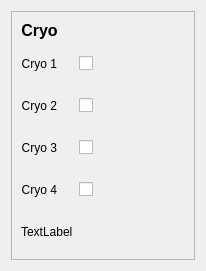
      <widget class="QWidget" name="tab_2">
       <property name="sizePolicy">
        <sizepolicy hsizetype="Maximum" vsizetype="Preferred">
         <horstretch>0</horstretch>
         <verstretch>0</verstretch>
        </sizepolicy>
       </property>
       <attribute name="title">
        <string>Vacuum</string>
       </attribute>
       <layout class="QVBoxLayout" name="verticalLayout_3">
        <item>
         <widget class="QFrame" name="frame_2">
          <property name="sizePolicy">
           <sizepolicy hsizetype="Maximum" vsizetype="Preferred">
            <horstretch>0</horstretch>
            <verstretch>0</verstretch>
           </sizepolicy>
          </property>
          <property name="frameShape">
           <enum>QFrame::StyledPanel</enum>
          </property>
          <property name="frameShadow">
           <enum>QFrame::Raised</enum>
          </property>
          <layout class="QGridLayout" name="gridLayout">
           <property name="sizeConstraint">
            <enum>QLayout::SetMinimumSize</enum>
           </property>
           <item row="1" column="0">
            <widget class="QLabel" name="label_17">
             <property name="sizePolicy">
              <sizepolicy hsizetype="Maximum" vsizetype="Preferred">
               <horstretch>0</horstretch>
               <verstretch>0</verstretch>
              </sizepolicy>
             </property>
             <property name="text">
              <string>Cryo 1</string>
             </property>
             <property name="alignment">
              <set>Qt::AlignRight|Qt::AlignTrailing|Qt::AlignVCenter</set>
             </property>
            </widget>
           </item>
           <item row="2" column="0">
            <widget class="QLabel" name="label_30">
             <property name="sizePolicy">
              <sizepolicy hsizetype="Maximum" vsizetype="Preferred">
               <horstretch>0</horstretch>
               <verstretch>0</verstretch>
              </sizepolicy>
             </property>
             <property name="text">
              <string>Cryo 2</string>
             </property>
             <property name="alignment">
              <set>Qt::AlignRight|Qt::AlignTrailing|Qt::AlignVCenter</set>
             </property>
            </widget>
           </item>
           <item row="5" column="0">
            <widget class="QLabel" name="label_39">
             <property name="sizePolicy">
              <sizepolicy hsizetype="Maximum" vsizetype="Preferred">
               <horstretch>0</horstretch>
               <verstretch>0</verstretch>
              </sizepolicy>
             </property>
             <property name="text">
              <string>TextLabel</string>
             </property>
            </widget>
           </item>
           <item row="4" column="0">
            <widget class="QLabel" name="label_38">
             <property name="sizePolicy">
              <sizepolicy hsizetype="Maximum" vsizetype="Preferred">
               <horstretch>0</horstretch>
               <verstretch>0</verstretch>
              </sizepolicy>
             </property>
             <property name="text">
              <string>Cryo 4</string>
             </property>
             <property name="alignment">
              <set>Qt::AlignRight|Qt::AlignTrailing|Qt::AlignVCenter</set>
             </property>
            </widget>
           </item>
           <item row="2" column="1">
            <widget class="QCheckBox" name="checkBox_12">
             <property name="sizePolicy">
              <sizepolicy hsizetype="Maximum" vsizetype="Fixed">
               <horstretch>0</horstretch>
               <verstretch>0</verstretch>
              </sizepolicy>
             </property>
             <property name="text">
              <string/>
             </property>
            </widget>
           </item>
           <item row="3" column="0">
            <widget class="QLabel" name="label_37">
             <property name="sizePolicy">
              <sizepolicy hsizetype="Maximum" vsizetype="Preferred">
               <horstretch>0</horstretch>
               <verstretch>0</verstretch>
              </sizepolicy>
             </property>
             <property name="text">
              <string>Cryo 3</string>
             </property>
             <property name="alignment">
              <set>Qt::AlignRight|Qt::AlignTrailing|Qt::AlignVCenter</set>
             </property>
            </widget>
           </item>
           <item row="3" column="1">
            <widget class="QCheckBox" name="checkBox_13">
             <property name="sizePolicy">
              <sizepolicy hsizetype="Maximum" vsizetype="Fixed">
               <horstretch>0</horstretch>
               <verstretch>0</verstretch>
              </sizepolicy>
             </property>
             <property name="text">
              <string/>
             </property>
            </widget>
           </item>
           <item row="4" column="1">
            <widget class="QCheckBox" name="checkBox_14">
             <property name="sizePolicy">
              <sizepolicy hsizetype="Maximum" vsizetype="Fixed">
               <horstretch>0</horstretch>
               <verstretch>0</verstretch>
              </sizepolicy>
             </property>
             <property name="text">
              <string/>
             </property>
            </widget>
           </item>
           <item row="1" column="1">
            <widget class="QCheckBox" name="checkBox_11">
             <property name="sizePolicy">
              <sizepolicy hsizetype="Maximum" vsizetype="Fixed">
               <horstretch>0</horstretch>
               <verstretch>0</verstretch>
              </sizepolicy>
             </property>
             <property name="text">
              <string/>
             </property>
            </widget>
           </item>
           <item row="4" column="2">
            <widget class="QPushButton" name="pushButton_42">
             <property name="enabled">
              <bool>true</bool>
             </property>
             <property name="sizePolicy">
              <sizepolicy hsizetype="Maximum" vsizetype="Fixed">
               <horstretch>0</horstretch>
               <verstretch>0</verstretch>
              </sizepolicy>
             </property>
             <property name="minimumSize">
              <size>
               <width>40</width>
               <height>36</height>
              </size>
             </property>
             <property name="maximumSize">
              <size>
               <width>40</width>
               <height>36</height>
              </size>
             </property>
             <property name="baseSize">
              <size>
               <width>40</width>
               <height>36</height>
              </size>
             </property>
             <property name="font">
              <font>
               <pointsize>14</pointsize>
               <weight>50</weight>
               <bold>false</bold>
              </font>
             </property>
             <property name="styleSheet">
              <string notr="true">QPushButton {
    border-style: outset;
}
</string>
             </property>
             <property name="text">
              <string notr="true"/>
             </property>
             <property name="icon">
              <iconset>
               <normaloff>leds/images48/ledred.png</normaloff>
               <normalon>leds/images48/ledgreen.png</normalon>leds/images48/ledred.png</iconset>
             </property>
             <property name="iconSize">
              <size>
               <width>36</width>
               <height>36</height>
              </size>
             </property>
             <property name="checkable">
              <bool>true</bool>
             </property>
             <property name="checked">
              <bool>true</bool>
             </property>
             <property name="autoDefault">
              <bool>false</bool>
             </property>
             <property name="default">
              <bool>false</bool>
             </property>
             <property name="flat">
              <bool>true</bool>
             </property>
            </widget>
           </item>
           <item row="3" column="2">
            <widget class="QPushButton" name="pushButton_40">
             <property name="enabled">
              <bool>true</bool>
             </property>
             <property name="sizePolicy">
              <sizepolicy hsizetype="Maximum" vsizetype="Fixed">
               <horstretch>0</horstretch>
               <verstretch>0</verstretch>
              </sizepolicy>
             </property>
             <property name="minimumSize">
              <size>
               <width>40</width>
               <height>36</height>
              </size>
             </property>
             <property name="maximumSize">
              <size>
               <width>40</width>
               <height>36</height>
              </size>
             </property>
             <property name="baseSize">
              <size>
               <width>40</width>
               <height>36</height>
              </size>
             </property>
             <property name="font">
              <font>
               <pointsize>14</pointsize>
               <weight>50</weight>
               <bold>false</bold>
              </font>
             </property>
             <property name="styleSheet">
              <string notr="true">QPushButton {
    border-style: outset;
}
</string>
             </property>
             <property name="text">
              <string notr="true"/>
             </property>
             <property name="icon">
              <iconset>
               <normaloff>leds/images48/ledred.png</normaloff>
               <normalon>leds/images48/ledgreen.png</normalon>leds/images48/ledred.png</iconset>
             </property>
             <property name="iconSize">
              <size>
               <width>36</width>
               <height>36</height>
              </size>
             </property>
             <property name="checkable">
              <bool>true</bool>
             </property>
             <property name="checked">
              <bool>true</bool>
             </property>
             <property name="autoDefault">
              <bool>false</bool>
             </property>
             <property name="default">
              <bool>false</bool>
             </property>
             <property name="flat">
              <bool>true</bool>
             </property>
            </widget>
           </item>
           <item row="2" column="2">
            <widget class="QPushButton" name="pushButton_39">
             <property name="enabled">
              <bool>true</bool>
             </property>
             <property name="sizePolicy">
              <sizepolicy hsizetype="Maximum" vsizetype="Fixed">
               <horstretch>0</horstretch>
               <verstretch>0</verstretch>
              </sizepolicy>
             </property>
             <property name="minimumSize">
              <size>
               <width>40</width>
               <height>36</height>
              </size>
             </property>
             <property name="maximumSize">
              <size>
               <width>40</width>
               <height>36</height>
              </size>
             </property>
             <property name="baseSize">
              <size>
               <width>40</width>
               <height>36</height>
              </size>
             </property>
             <property name="font">
              <font>
               <pointsize>14</pointsize>
               <weight>50</weight>
               <bold>false</bold>
              </font>
             </property>
             <property name="styleSheet">
              <string notr="true">QPushButton {
    border-style: outset;
}
</string>
             </property>
             <property name="text">
              <string notr="true"/>
             </property>
             <property name="icon">
              <iconset>
               <normaloff>leds/images48/ledred.png</normaloff>
               <normalon>leds/images48/ledgreen.png</normalon>leds/images48/ledred.png</iconset>
             </property>
             <property name="iconSize">
              <size>
               <width>36</width>
               <height>36</height>
              </size>
             </property>
             <property name="checkable">
              <bool>true</bool>
             </property>
             <property name="checked">
              <bool>true</bool>
             </property>
             <property name="autoDefault">
              <bool>false</bool>
             </property>
             <property name="default">
              <bool>false</bool>
             </property>
             <property name="flat">
              <bool>true</bool>
             </property>
            </widget>
           </item>
           <item row="1" column="2">
            <widget class="QPushButton" name="pushButton_38">
             <property name="enabled">
              <bool>true</bool>
             </property>
             <property name="sizePolicy">
              <sizepolicy hsizetype="Maximum" vsizetype="Fixed">
               <horstretch>0</horstretch>
               <verstretch>0</verstretch>
              </sizepolicy>
             </property>
             <property name="minimumSize">
              <size>
               <width>40</width>
               <height>36</height>
              </size>
             </property>
             <property name="maximumSize">
              <size>
               <width>40</width>
               <height>36</height>
              </size>
             </property>
             <property name="baseSize">
              <size>
               <width>40</width>
               <height>36</height>
              </size>
             </property>
             <property name="font">
              <font>
               <pointsize>14</pointsize>
               <weight>50</weight>
               <bold>false</bold>
              </font>
             </property>
             <property name="styleSheet">
              <string notr="true">QPushButton {
    border-style: outset;
}
</string>
             </property>
             <property name="text">
              <string notr="true"/>
             </property>
             <property name="icon">
              <iconset>
               <normaloff>leds/images48/ledred.png</normaloff>
               <normalon>leds/images48/ledgreen.png</normalon>leds/images48/ledred.png</iconset>
             </property>
             <property name="iconSize">
              <size>
               <width>36</width>
               <height>36</height>
              </size>
             </property>
             <property name="checkable">
              <bool>true</bool>
             </property>
             <property name="checked">
              <bool>true</bool>
             </property>
             <property name="autoDefault">
              <bool>false</bool>
             </property>
             <property name="default">
              <bool>false</bool>
             </property>
             <property name="flat">
              <bool>true</bool>
             </property>
            </widget>
           </item>
           <item row="0" column="0" colspan="4">
            <widget class="QLabel" name="label_40">
             <property name="sizePolicy">
              <sizepolicy hsizetype="Maximum" vsizetype="Preferred">
               <horstretch>0</horstretch>
               <verstretch>0</verstretch>
              </sizepolicy>
             </property>
             <property name="font">
              <font>
               <pointsize>12</pointsize>
               <weight>75</weight>
               <bold>true</bold>
              </font>
             </property>
             <property name="text">
              <string>Cryo</string>
             </property>
             <property name="alignment">
              <set>Qt::AlignCenter</set>
             </property>
            </widget>
           </item>
           <item row="5" column="3">
            <widget class="QPushButton" name="pushButton_41">
             <property name="enabled">
              <bool>true</bool>
             </property>
             <property name="sizePolicy">
              <sizepolicy hsizetype="Maximum" vsizetype="Fixed">
               <horstretch>0</horstretch>
               <verstretch>0</verstretch>
              </sizepolicy>
             </property>
             <property name="minimumSize">
              <size>
               <width>40</width>
               <height>36</height>
              </size>
             </property>
             <property name="maximumSize">
              <size>
               <width>40</width>
               <height>36</height>
              </size>
             </property>
             <property name="baseSize">
              <size>
               <width>40</width>
               <height>36</height>
              </size>
             </property>
             <property name="font">
              <font>
               <pointsize>14</pointsize>
               <weight>50</weight>
               <bold>false</bold>
              </font>
             </property>
             <property name="styleSheet">
              <string notr="true">QPushButton {
    border-style: outset;
}
</string>
             </property>
             <property name="text">
              <string notr="true"/>
             </property>
             <property name="icon">
              <iconset>
               <normaloff>leds/images48/ledred.png</normaloff>
               <normalon>leds/images48/ledgreen.png</normalon>leds/images48/ledred.png</iconset>
             </property>
             <property name="iconSize">
              <size>
               <width>36</width>
               <height>36</height>
              </size>
             </property>
             <property name="checkable">
              <bool>true</bool>
             </property>
             <property name="checked">
              <bool>true</bool>
             </property>
             <property name="autoDefault">
              <bool>false</bool>
             </property>
             <property name="default">
              <bool>false</bool>
             </property>
             <property name="flat">
              <bool>true</bool>
             </property>
            </widget>
           </item>
          </layout>
         </widget>
        </item>
       </layout>
      </widget>
